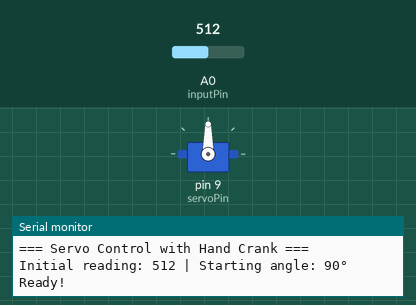
A program run on a simulated Arduino Uno, built with avr-gcc and run on an emulated ATmega328P. Shown: servo, the last lines printed to the serial monitor. Inputs (shaded band) come from the test bench; at power-on: A0 (inputPin) = 512.

Above: at 1.8 s.
1.9 s: A0 (inputPin) set to 716
At 3.6 s:
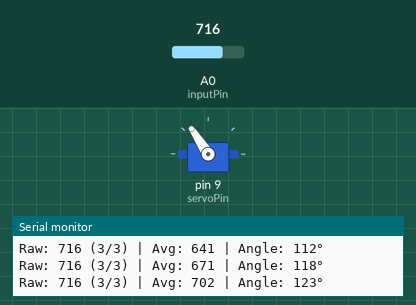
4.9 s: A0 (inputPin) set to 1023
At 7.1 s:
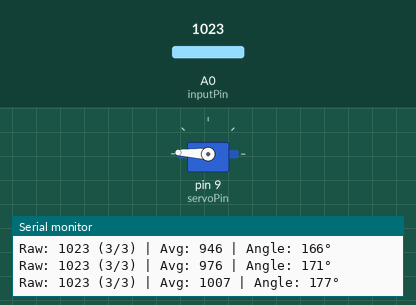
7.9 s: A0 (inputPin) set to 306
At 10.7 s:
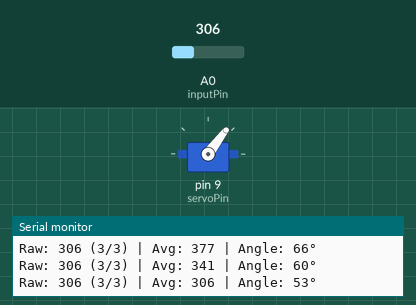
10.9 s: A0 (inputPin) set to 122
At 12.2 s:
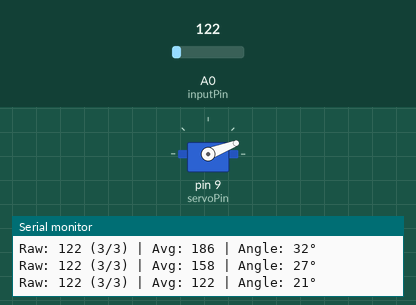
Timing chart, 0 to 13.9 s (numbered marks = the images above; inputs shaded):
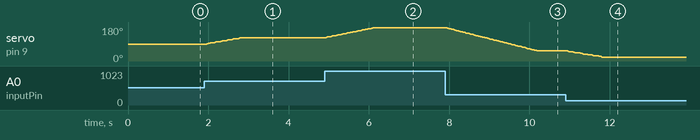

The program:

main.cpp
```cpp
#include <Arduino.h>
#include <Servo.h>

Servo servo;

const int servoPin = 9;     // Servo signal pin
const int inputPin = A0;    // Hand crank (analog input)

// Smoothing variables
const int numReadings = 20;  // Increased averaging for more stability
int readings[numReadings];   // Array to store readings
int readIndex = 0;           // Current reading index
long total = 0;              // Running total (long to prevent overflow)
int average = 0;             // Averaged value

int lastAngle = 90;          // Last servo position (start at center)
const int threshold = 5;     // Increased deadband to prevent jitter

void setup() {
  Serial.begin(115200);

  // Set analog reference to default (5V) for stability
  analogReference(DEFAULT);

  // Take initial reading to stabilize ADC
  for (int i = 0; i < 10; i++) {
    analogRead(inputPin);
    delay(10);
  }

  // Initialize readings array with current sensor value
  int initialValue = analogRead(inputPin);
  for (int i = 0; i < numReadings; i++) {
    readings[i] = initialValue;
  }
  total = initialValue * numReadings;
  average = initialValue;

  // Calculate initial angle - start at 90° (center) for testing
  lastAngle = 90;  // Force center position for power test

  servo.attach(servoPin);
  servo.write(lastAngle);

  Serial.println("=== Servo Control with Hand Crank ===");
  Serial.print("Initial reading: ");
  Serial.print(initialValue);
  Serial.print(" | Starting angle: ");
  Serial.print(lastAngle);
  Serial.println("°");
  Serial.println("Ready!");

  delay(500);
}

void loop() {
  // Take multiple readings to filter out glitches
  int rawValue = 0;
  int validReadings = 0;

  // Take 3 readings and average them
  for (int i = 0; i < 3; i++) {
    int reading = analogRead(inputPin);
    // Only reject obvious bad readings (0 or very low values that indicate disconnection)
    if (reading > 5) {
      rawValue += reading;
      validReadings++;
    }
    delayMicroseconds(500);
  }

  // If we got no valid readings, skip this loop iteration
  if (validReadings == 0) {
    Serial.println("WARNING: No valid readings - check connection!");
    delay(100);
    return;
  }

  // Average the valid readings
  rawValue = rawValue / validReadings;

  // Subtract the oldest reading
  total = total - readings[readIndex];

  // Store new reading
  readings[readIndex] = rawValue;

  // Add the new reading to the total
  total = total + readings[readIndex];

  // Advance to the next position in the array
  readIndex = (readIndex + 1) % numReadings;

  // Calculate the average
  average = total / numReadings;

  // Map averaged value to servo angle (0–180)
  int angle = map(average, 0, 1023, 0, 180);

  // Constrain to valid servo range
  angle = constrain(angle, 0, 180);

  // Only move servo if change is significant (deadband)
  if (abs(angle - lastAngle) >= threshold) {
    // Smooth transition - move gradually instead of jumping
    int steps = abs(angle - lastAngle);
    int direction = (angle > lastAngle) ? 1 : -1;

    for (int i = 0; i < steps; i++) {
      lastAngle += direction;
      servo.write(lastAngle);
      delay(15); // Slower movement = less current draw
    }

    // Print debug info
    Serial.print("Raw: ");
    Serial.print(rawValue);
    Serial.print(" (");
    Serial.print(validReadings);
    Serial.print("/3) | Avg: ");
    Serial.print(average);
    Serial.print(" | Angle: ");
    Serial.print(lastAngle);
    Serial.println("°");
  }

  // Delay for ADC stability
  delay(20);
}
```

Measured:
- after the input at 1.9 s, servo on pin 9 (servoPin): moves from 90° to 123° over 0.82 s, starting after 0.07 s
- after the input at 4.9 s, servo on pin 9 (servoPin): moves from 123° to 177° over 1.2 s, starting at once
- after the input at 7.9 s, servo on pin 9 (servoPin): moves from 177° to 53° over 2.3 s, starting at once
- after the input at 10.9 s, servo on pin 9 (servoPin): moves from 53° to 21° over 0.84 s, starting after 0.05 s
